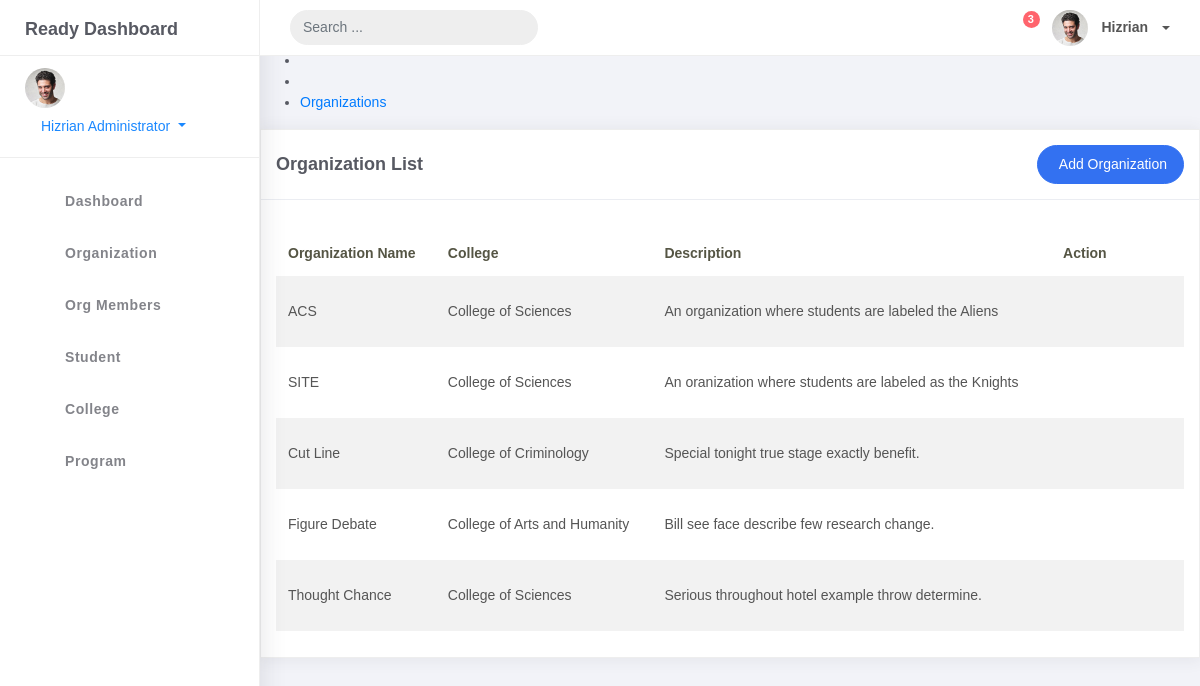
Page /organization_list/ on the earlier database version.
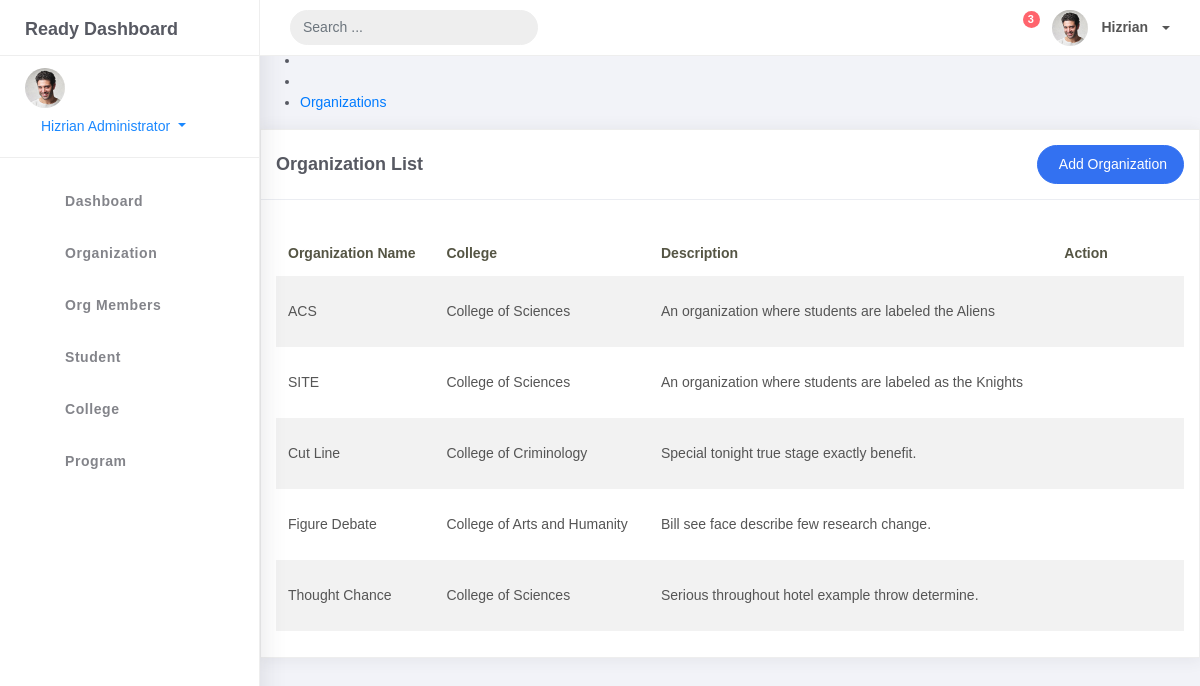
Same page on the later database version.
### studentorgs/models.py (models this page shows, shortened)
class BaseModel(models.Model):
    created_at = models.DateTimeField(auto_now_add=True, db_index=True)
    updated_at = models.DateTimeField(auto_now=True)
    class Meta:
        abstract = True

class Organization(BaseModel):  # Make sure it's Organization, not Organizations
    name = models.CharField(max_length=250)
    college = models.ForeignKey(College, null=True, blank=True, on_delete=models.CASCADE)
    description = models.CharField(max_length=500)

class College(BaseModel):
    college_name = models.CharField(max_length=150)
    def __str__(self):
        return self.college_name

### studentorgs/views.py (the view)
# urls.py: path('organization_list/', OrganizationList.as_view(), name='organization-list'),
class OrganizationList(ListView):
    model = Organization
    context_object_name = 'organization'
    template_name = 'organization_list.html'
    paginate_by = 5

### templates/organization_list.html (shortened to what this page needs)
{% extends 'base.html' %}
{% load static %}
{% block content %}
<div class="page-inner">
    <div class="page-header">
        <h4 class="page-title">Organizations</h4>
        <ul class="breadcrumbs">
            <li class="nav-home">
            </li>
            <li class="separator">
            </li>
            <li class="nav-item">
                <a href="#">Organizations</a>
            </li>
        </ul>
    </div>
    <div class="row">
        <div class="col-md-12">
            <div class="card">
                <div class="card-header">
                    <div class="d-flex align-items-center">
                        <h4 class="card-title">Organization List</h4>
                        <a href="{% url 'organization-create' %}" class="btn btn-primary btn-round ml-auto">
                            Add Organization
                        </a>
                    </div>
                </div>
                <div class="card-body">
                    <div class="table-responsive">
                        <table class="table table-striped mt-3">
                            <thead>
                                <tr>
                                    <th>Organization Name</th>
                                    <th>College</th>
                                    <th>Description</th>
                                    <th>Action</th>
                                </tr>
                            </thead>
                            <tbody>
                                {% for org in organization %}
                                <tr>
                                    <td>{{ org.name }}</td>
                                    <td>{{ org.college }}</td>
                                    <td>{{ org.description }}</td>
                                    <td>
                                        <div class="form-button-action">
                                            <a href="{% url 'organization-update' org.pk %}" class="btn btn-link btn-primary btn-lg">
                                            </a>
                                            <a href="{% url 'organization-delete' org.pk %}" class="btn btn-link btn-danger">
                                            </a>
                                        </div>
                                    </td>
                                </tr>
                                {% endfor %}
                            </tbody>
                        </table>
                    </div>
                </div>
            </div>
        </div>
    </div>
</div>
{% endblock %}

Differences in the rows shown:
changed Organization "SITE": description "An oranization where students are labeled as the Knights" → "An organization where students are labeled as the Knights"
